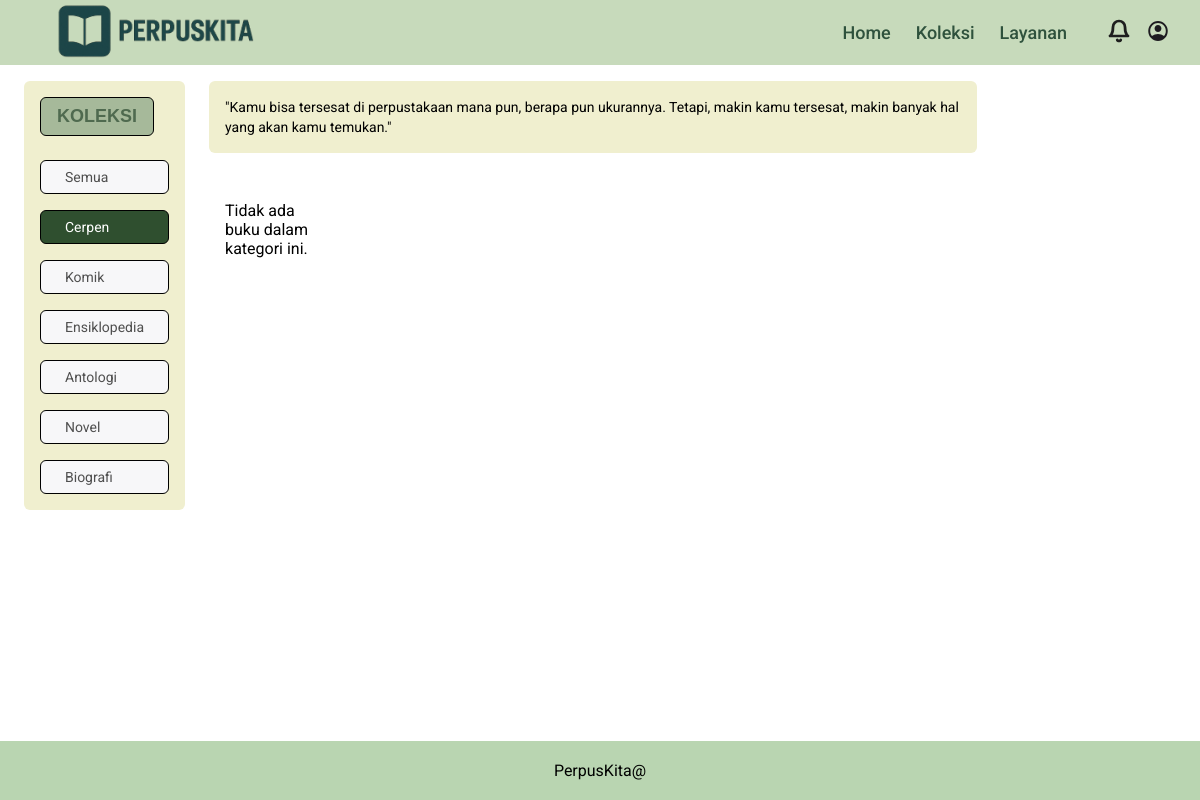
/perpusimk/pages/koleksi.php?kategori=Cerpen, run on an earlier commit of the app's database.
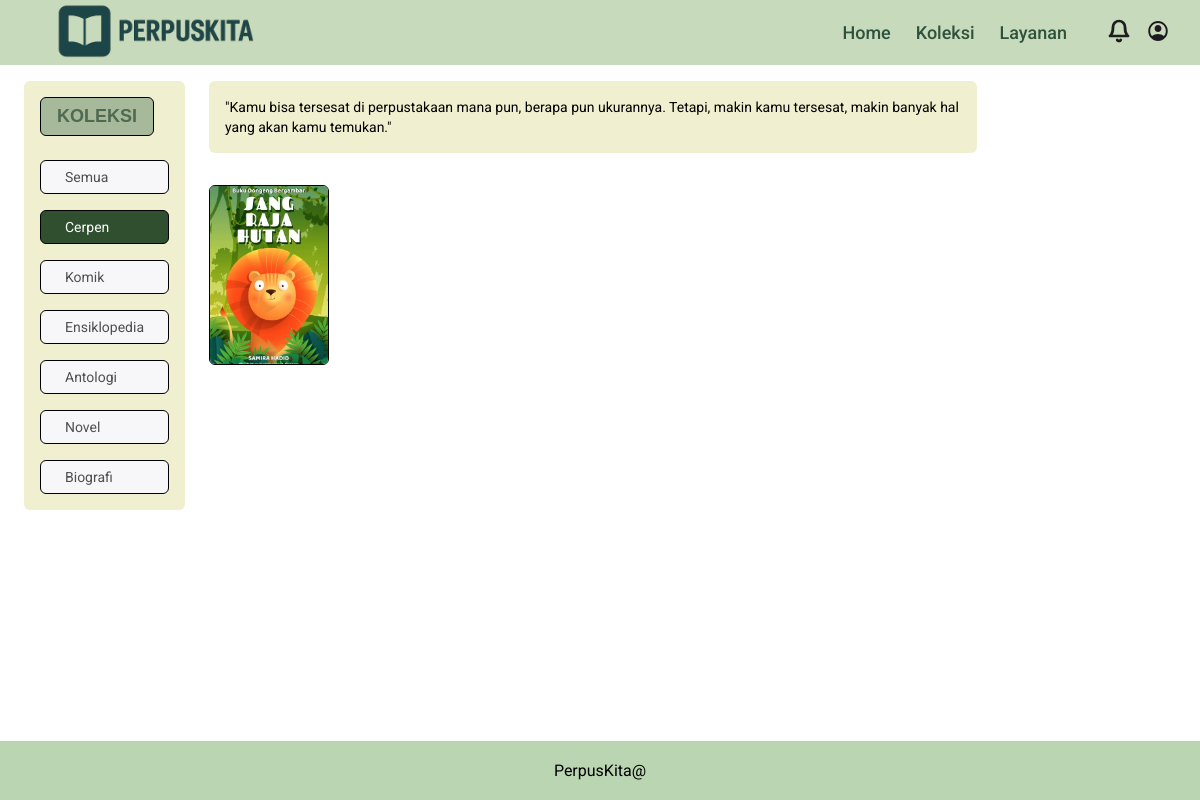
And on a later commit of the database.
### tables this page shows
CREATE TABLE `buku` (
  `id_buku` int(11) NOT NULL,
  `judul` varchar(255) NOT NULL,
  `penulis` varchar(255) NOT NULL,
  `penerbit` varchar(255) NOT NULL,
  `halaman` int(11) NOT NULL,
  `location` varchar(255) NOT NULL,
  `kategori` varchar(255) NOT NULL,
  `sipnosis` varchar(255) NOT NULL,
  `cover` varchar(255) NOT NULL
);

### perpusimk/pages/koleksi.php (the view, shortened to what this page needs)
<?php
include '../php/db.php';
$kategoriDipilih = isset($_GET['kategori']) ? $_GET['kategori'] : 'Semua';
if ($kategoriDipilih === 'Semua') {
  $query = "SELECT * FROM buku";
  $stmt = $conn->prepare($query);
} else {
  $query = "SELECT * FROM buku WHERE kategori = ?";
  $stmt = $conn->prepare($query);
  $stmt->bind_param("s", $kategoriDipilih);
}
$stmt->execute();
$result = $stmt->get_result();
$bukuList = [];
if ($result && $result->num_rows > 0) {
  while ($row = $result->fetch_assoc()) {
    $bukuList[] = $row;
  }
}
?>
<!DOCTYPE html>
<html lang="id">
<head>
  <link rel="stylesheet" href="../css/koleksi.css" />
</head>
<body>
  <header class="header">
    <div class="header-left">
      <img src="../img/chat-gpt-image-29-apr-2025-21-23-28-20.png" alt="Logo" class="logo-icon" />
    </div>
    <div class="header-right">
      <nav class="nav-menu">
        <a class="nav-item" href="../index.php">Home</a>
        <a class="nav-item" href="koleksi.php">Koleksi</a>
        <a class="nav-item" href="layanan.html">Layanan</a>
      </nav>
      <div class="icons">
        <a href="../notifikasi.html">
          <img src="../img/bell0.svg" alt="Notifikasi" class="icon" />
        </a>
        <a href="../pages/profil.php">
          <img src="../img/account-circle0.svg" alt="User" class="icon" />
        </a>
      </div>
    </div>
  </header>
  <main>
    <aside>
      <button class="title">KOLEKSI</button>
      <nav>
        <a href="koleksi.php?kategori=Semua" class="<?= $kategoriDipilih === 'Semua' ? 'selected' : '' ?>">Semua</a>
        <a href="koleksi.php?kategori=Cerpen" class="<?= $kategoriDipilih === 'Cerpen' ? 'selected' : '' ?>">Cerpen</a>
        <a href="koleksi.php?kategori=Komik" class="<?= $kategoriDipilih === 'Komik' ? 'selected' : '' ?>">Komik</a>
        <a href="koleksi.php?kategori=Ensiklopedia" class="<?= $kategoriDipilih === 'Ensiklopedia' ? 'selected' : '' ?>">Ensiklopedia</a>
        <a href="koleksi.php?kategori=Antologi" class="<?= $kategoriDipilih === 'Antologi' ? 'selected' : '' ?>">Antologi</a>
        <a href="koleksi.php?kategori=Novel" class="<?= $kategoriDipilih === 'Novel' ? 'selected' : '' ?>">Novel</a>
        <a href="koleksi.php?kategori=Biografi" class="<?= $kategoriDipilih === 'Biografi' ? 'selected' : '' ?>">Biografi</a>
      </nav>
    </aside>
    <section>
      <div class="quote">
        "Kamu bisa tersesat di perpustakaan mana pun, berapa pun ukurannya.
        Tetapi, makin kamu tersesat, makin banyak hal yang akan kamu temukan."
      </div>
      <div class="grid">
        <?php foreach ($bukuList as $buku): ?>
          <a href="/perpusimk/pages/book.php?id=<?= $buku['id_buku'] ?>">
            <img
              src="../img/<?= htmlspecialchars($buku['cover']) ?>"
              alt="<?= htmlspecialchars($buku['judul']) ?>"
            />
          </a>
        <?php endforeach; ?>
        <?php if (count($bukuList) === 0): ?>
          <p style="padding: 1rem;">Tidak ada buku dalam kategori ini.</p>
        <?php endif; ?>
      </div>
    </section>
  </main>
  <footer class="footer">
    <p>PerpusKita@</p>
  </footer>
</body>
</html>

What changed in the data, as far as the page shows it:
now on this page (row edited): buku: cover+judul (picture)
Also different on the page:
text no longer shown: "Tidak ada buku dalam kategori ini."
